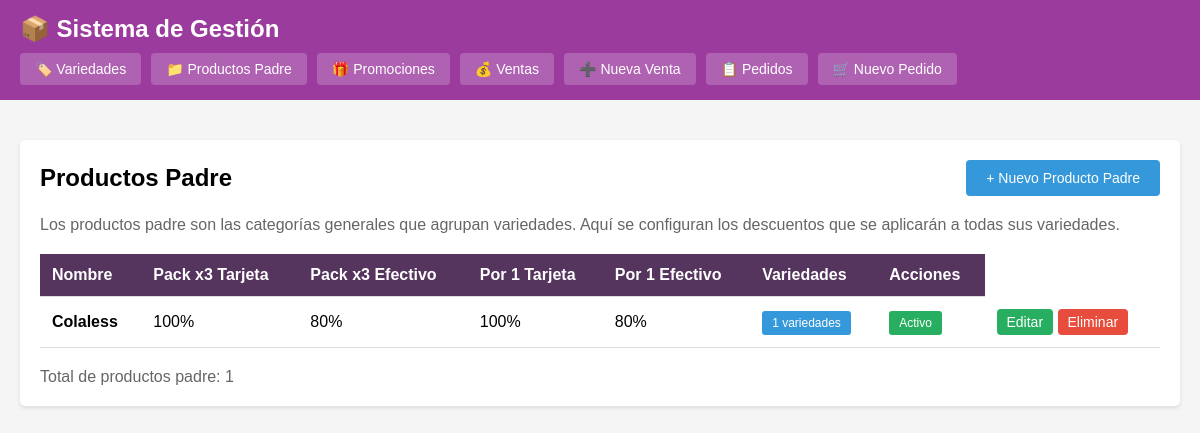
The app's page /index.php?c=productoPadre&a=index with its own data.
### tables this page shows
CREATE TABLE productos_padre (
            id INTEGER PRIMARY KEY AUTOINCREMENT,
            nombre VARCHAR(200) NOT NULL,
            porcentaje_pack3_tarjeta DECIMAL(5,2) DEFAULT 100,
            porcentaje_pack3_efectivo DECIMAL(5,2) DEFAULT 80,
            porcentaje_unidad_tarjeta DECIMAL(5,2) DEFAULT 100,
            porcentaje_unidad_efectivo DECIMAL(5,2) DEFAULT 80,
            activo INTEGER DEFAULT 1,
            fecha_creacion DATETIME DEFAULT CURRENT_TIMESTAMP
        );

### controllers/ProductoPadreController.php (called while the page is built, shortened)
<?php
class ProductoPadreController {
    private $productoPadreModel;
    public function __construct() {
        $this->productoPadreModel = new ProductoPadre();
    }
    public function index() {
        $productos = $this->productoPadreModel->getAll(true);
        $this->render('productos_padre/index', [
            'productos' => $productos
        ]);
    }
    private function render($view, $data = []) {
        extract($data);
        require BASE_PATH . '/views/' . $view . '.php';
        require BASE_PATH . '/views/layout.php';
    }
}
?>

### config/database.php (called while the page is built, shortened)
<?php
class Database {
    private static $instance = null;
    private $conn;
    private function __construct() {
        try {
            $this->conn = new PDO('sqlite:' . DB_PATH);
            $this->conn->setAttribute(PDO::ATTR_ERRMODE, PDO::ERRMODE_EXCEPTION);
            $this->conn->setAttribute(PDO::ATTR_DEFAULT_FETCH_MODE, PDO::FETCH_ASSOC);
        } catch(PDOException $e) {
            die("Error de conexión: " . $e->getMessage());
        }
    }
    public static function getInstance() {
        if (self::$instance === null) {
            self::$instance = new self();
        }
        return self::$instance;
    }
    public function getConnection() {
        return $this->conn;
    }
}
?>

### models/ProductoPadre.php (called while the page is built, shortened)
<?php
class ProductoPadre {
    private $db;
    public function __construct() {
        $this->db = Database::getInstance()->getConnection();
    }
    public function getAll($soloActivos = true) {
        $sql = "SELECT * FROM productos_padre";
        if ($soloActivos) $sql .= " WHERE activo = 1";
        $sql .= " ORDER BY nombre";
        $stmt = $this->db->query($sql);
        return $stmt->fetchAll();
    }
    public function cantidadVariedades($id) {
        $stmt = $this->db->prepare("SELECT COUNT(*) FROM variedades WHERE producto_padre_id = ? AND activo = 1");
        $stmt->execute([$id]);
        return $stmt->fetchColumn();
    }
}
?>

### views/productos_padre/index.php (the view)
<div style="display: flex; justify-content: space-between; align-items: center; margin-bottom: 20px;">
    <h2>Productos Padre</h2>
    <a href="index.php?c=productoPadre&a=crear" class="btn btn-primary">+ Nuevo Producto Padre</a>
</div>
<p style="color: #666; margin-bottom: 20px;">
    Los productos padre son las categorías generales que agrupan variedades. Aquí se configuran los descuentos que se aplicarán a todas sus variedades.
</p>
<?php if (empty($productos)): ?>
    <p>No hay productos padre registrados.</p>
<?php else: ?>
    <table>
        <thead>
            <tr>
                <th>Nombre</th>
                <th>Pack x3 Tarjeta</th>
                <th>Pack x3 Efectivo</th>
                <th>Por 1 Tarjeta</th>
                <th>Por 1 Efectivo</th>
                <th>Variedades</th>
                <th>Acciones</th>
            </tr>
        </thead>
        <tbody>
            <?php
            $productoPadreModel = new ProductoPadre();
            foreach ($productos as $prod):
                $cantidad_variedades = $productoPadreModel->cantidadVariedades($prod['id']);
            ?>
                <tr>
                    <td><strong><?= htmlspecialchars($prod['nombre']) ?></strong></td>
                    <td><?= $prod['porcentaje_pack3_tarjeta'] ?>%</td>
                    <td><?= $prod['porcentaje_pack3_efectivo'] ?>%</td>
                    <td><?= $prod['porcentaje_unidad_tarjeta'] ?>%</td>
                    <td><?= $prod['porcentaje_unidad_efectivo'] ?>%</td>
                    <td>
                        <span class="badge" style="background: #3498db;"><?= $cantidad_variedades ?> variedades</span>
                    </td>
                    <td>
                        <span class="badge badge-activo">Activo</span>
                    </td>
                    <td>
                        <a href="index.php?c=productoPadre&a=editar&id=<?= $prod['id'] ?>" class="btn btn-success" style="padding: 5px 10px;">Editar</a>
                        <a href="index.php?c=productoPadre&a=eliminar&id=<?= $prod['id'] ?>"
                           class="btn btn-danger"
                           style="padding: 5px 10px;"
                           onclick="return confirm('¿Eliminar este producto padre?')">Eliminar</a>
                    </td>
                </tr>
            <?php endforeach; ?>
        </tbody>
    </table>
    <div style="margin-top: 20px; color: #666;">
        Total de productos padre: <?= count($productos) ?>
    </div>
<?php endif; ?>

### views/layout.php (style rules this page uses)
* { margin: 0; padding: 0; box-sizing: border-box; }
body { font-family: Arial, sans-serif; background: #f5f5f5; }
.btn { display: inline-block; padding: 10px 20px; text-decoration: none; border-radius: 4px; cursor: pointer; border: none; font-size: 14px; }
.btn-primary { background: #3498db; color: white; }
.btn-success { background: #27ae60; color: white; }
.btn-danger { background: #e74c3c; color: white; }
table { width: 100%; border-collapse: collapse; margin-top: 20px; }
table th, table td { padding: 12px; text-align: left; border-bottom: 1px solid #ddd; }
table th { background: #55345e; color: white; }
.badge { padding: 5px 10px; border-radius: 3px; font-size: 12px; color: white; }
.badge-activo { background: #27ae60; }

### records on screen
productos_padre: nombre "Colaless", porcentaje_pack3_tarjeta "100", porcentaje_pack3_efectivo "80", porcentaje_unidad_tarjeta "100", porcentaje_unidad_efectivo "80", cantidad_variedades "1"

### other values on screen
count($productos) "1"
